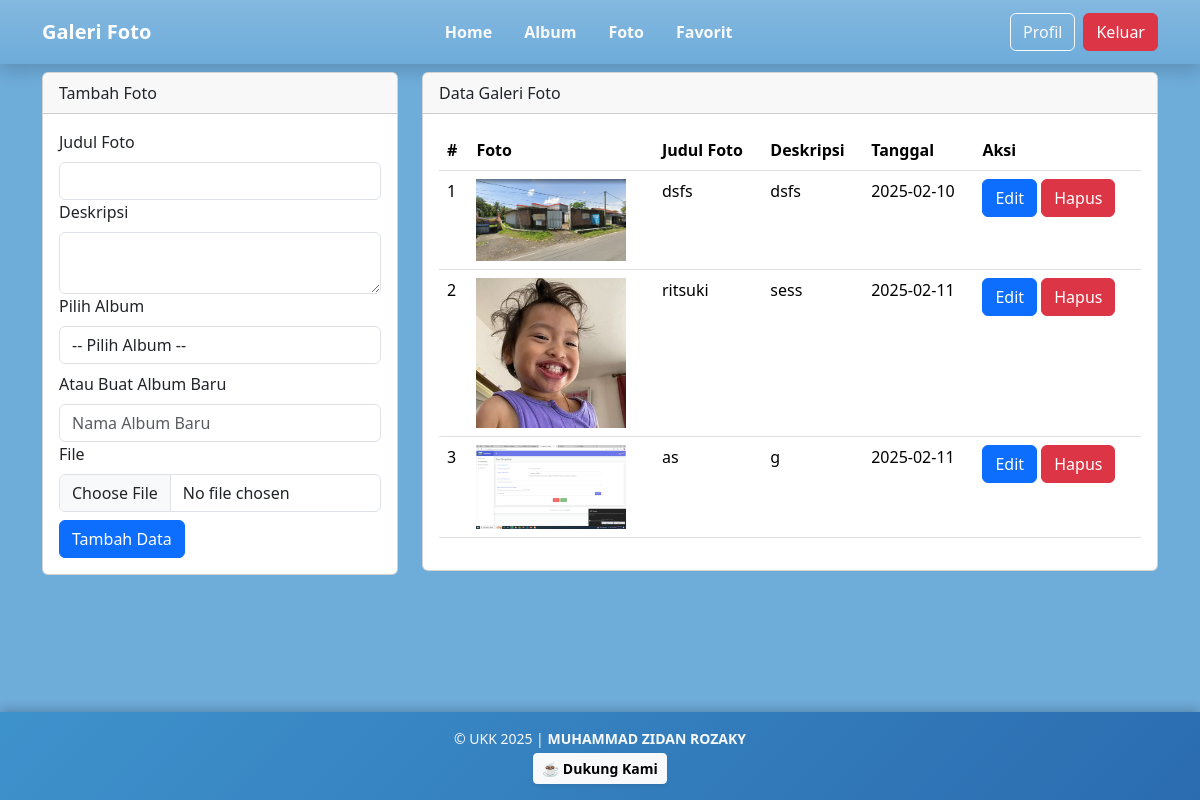
Screenshot of /admin/foto.php (signed in) with the database file from the repository.
### tables this page shows
CREATE TABLE `foto` (
  `fotoid` int(11) NOT NULL,
  `judulfoto` varchar(100) NOT NULL,
  `deskripsifoto` text NOT NULL,
  `tanggalunggah` date NOT NULL,
  `lokasifile` varchar(255) NOT NULL,
  `albumid` int(11) NOT NULL,
  `userid` int(11) NOT NULL
);

### admin/foto.php (the view, shortened to what this page needs)
<?php
include '../config/koneksi.php';
$userid = $_SESSION['userid'];
?>
<!DOCTYPE html>
<html lang="en">
<head>
    <link rel="stylesheet" type="text/css" href="../assets/css/bootstrap.min.css">
</head>
<body>
<nav class="navbar navbar-expand-lg navbar-dark bg-gradient shadow">
    <div class="container">
        <a class="navbar-brand fw-bold" href="index.php">
            <i class="fas fa-camera-retro"></i> Galeri Foto
        </a>
        <div class="collapse navbar-collapse" id="navbarNav">
            <ul class="navbar-nav mx-auto">
                <li class="nav-item">
                    <a class="nav-link text-light fw-semibold px-3" href="home.php">Home</a>
                </li>
                <li class="nav-item">
                    <a class="nav-link text-light fw-semibold px-3" href="album.php">Album</a>
                </li>
                <li class="nav-item">
                    <a class="nav-link text-light fw-semibold px-3" href="foto.php">Foto</a>
                </li>
                <li class="nav-item">
                    <a class="nav-link text-light fw-semibold px-3 active" href="favorit.php">
                        <i class="fas fa-heart text-danger"></i> Favorit
                    </a>
                </li>
            </ul>
            <div class="d-flex">
                <a href="profil.php" class="btn btn-outline-light me-2">
                    <i class="fas fa-user"></i> Profil
                </a>
                <a href="../config/aksi_logout.php" class="btn btn-danger" id="logout-btn">
                    <i class="fas fa-sign-out-alt"></i> Keluar
                </a>
            </div>
        </div>
    </div>
</nav>
    <div class="container">
        <div class="row">
            <div class="col-md-4">
                <div class="card mt-2">
                    <div class="card-header">Tambah Foto</div>
                    <div class="card-body">
                        <form action="foto.php" method="POST" enctype="multipart/form-data">
                            <label for="judulfoto" class="form-label">Judul Foto</label>
                            <input type="text" name="judulfoto" class="form-control" required>
                            <label for="deskripsi" class="form-label">Deskripsi</label>
                            <textarea class="form-control" name="deskripsi" required></textarea>
                            <label for="albumid" class="form-label">Pilih Album</label>
                            <select name="albumid" class="form-control">
                                <option value="">-- Pilih Album --</option>
                            </select>
                            <label for="new_album" class="form-label mt-2">Atau Buat Album Baru</label>
                            <input type="text" name="new_album" class="form-control" placeholder="Nama Album Baru">
                            <label for="lokasifile" class="form-label">File</label>
                            <input type="file" class="form-control" name="lokasifile" required>
                            <button type="submit" class="btn btn-primary mt-2" name="tambah">Tambah Data</button>
                        </form>
                    </div>
                </div>
            </div>
            <div class="col-md-8">
                <div class="card mt-2">
                    <div class="card-header">Data Galeri Foto</div>
                    <div class="card-body">
                        <table class="table">
                            <thead>
                                <tr>
                                    <th>#</th>
                                    <th>Foto</th>
                                    <th>Judul Foto</th>
                                    <th>Deskripsi</th>
                                    <th>Tanggal</th>
                                    <th>Aksi</th>
                                </tr>
                            </thead>
                            <tbody>
                                <?php
                                $no = 1;
                                $stmt = $koneksi->prepare("SELECT * FROM foto WHERE userid = ?");
                                $stmt->bind_param("s", $userid);
                                $stmt->execute();
                                $result = $stmt->get_result();
                                while ($data = $result->fetch_assoc()) {
                                ?>
                                    <tr>
                                        <td><?php echo $no++; ?></td>
                                        <td><img src="../assets/img/<?php echo $data['lokasifile'] ?>" width="150" alt=""></td>
                                        <td><?php echo $data['judulfoto']; ?></td>
                                        <td><?php echo $data['deskripsifoto']; ?></td>
                                        <td><?php echo $data['tanggalunggah']; ?></td>
                                        <td>
                                            <button type="button" class="btn btn-primary" data-bs-toggle="modal" data-bs-target="#edit<?php echo $data['fotoid'] ?>">
                                                Edit
                                            </button>
                                            <button type="button" class="btn btn-danger" data-bs-toggle="modal" data-bs-target="#hapus<?php echo $data['fotoid'] ?>">
                                                Hapus
                                            </button>
                                        </td>
                                    </tr>
                                <?php } ?>
                            </tbody>
                        </table>
                    </div>
                </div>
            </div>
        </div>
    </div>
    <footer class="footer mt-4 py-3">
    <div class="container text-center">
        <p class="mb-1 text-light">&copy; UKK 2025 | <strong>MUHAMMAD ZIDAN ROZAKY</strong></p>
        <a href="https://trakteer.id/akize" target="_blank" class="btn btn-light btn-sm shadow-sm">
            ☕ Dukung Kami
        </a>
    </div>
</footer>
</body>
</html>

### admin/foto.php (style rules this page uses)
body { margin: 0; background-color: #6EACDA; justify-content: center; }
.navbar { background: linear-gradient(135deg, #6EACDA, #3E92CC); padding: 12px 0; }
.nav-link { transition: 0.3s; }
.btn { transition: all 0.3s ease-in-out; }
.footer { background: linear-gradient(135deg, #3E92CC, #2B6CB0); color: white; font-size: 14px; text-align: center; position: fixed; bottom: 0; width: 100%; box-shadow: 0 -3px 10px rgba(0, 0, 0, 0.2); }
.footer a { text-decoration: none; font-weight: bold; transition: all 0.3s ease; }

### rows the page displays
foto: lokasifile (picture), judulfoto "dsfs", deskripsifoto "dsfs", tanggalunggah "2025-02-10"
foto: lokasifile (picture), judulfoto "ritsuki", deskripsifoto "sess", tanggalunggah "2025-02-11"
foto: lokasifile (picture), judulfoto "as", deskripsifoto "g", tanggalunggah "2025-02-11"
